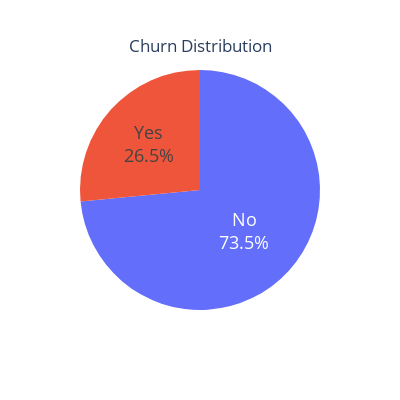

Here is the notebook cell this chart was saved with:
### Code cell
fig = px.pie(dfcl, values='ChurnLabel', names='Type', width=400, height=400)
fig.update_traces(textfont_size=18, textposition='inside',textinfo='percent+label')
fig.update_layout(title_text='Churn Distribution', title_x=0.5,title_y=0.9, showlegend=False)
fig.show()
del dfcl

### Figure 1 — Plotly figure (JSON) as saved in the notebook; plotly's stock layout.template omitted (floating-point values rounded to 4 significant figures)
{"data": [{"domain": {"x": [0, 1], "y": [0, 1]}, "hovertemplate": "Type=%{label}<br>ChurnLabel=%{value}<extra></extra>", "labels": ["No", "Yes"], "legendgroup": "", "name": "", "showlegend": true, "textfont": {"size": 18}, "textinfo": "percent+label", "textposition": "inside", "type": "pie", "values": [5174, 1869]}], "layout": {"height": 400, "legend": {"tracegroupgap": 0}, "margin": {"t": 60}, "showlegend": false, "title": {"text": "Churn Distribution", "x": 0.5, "y": 0.9}, "width": 400}}
